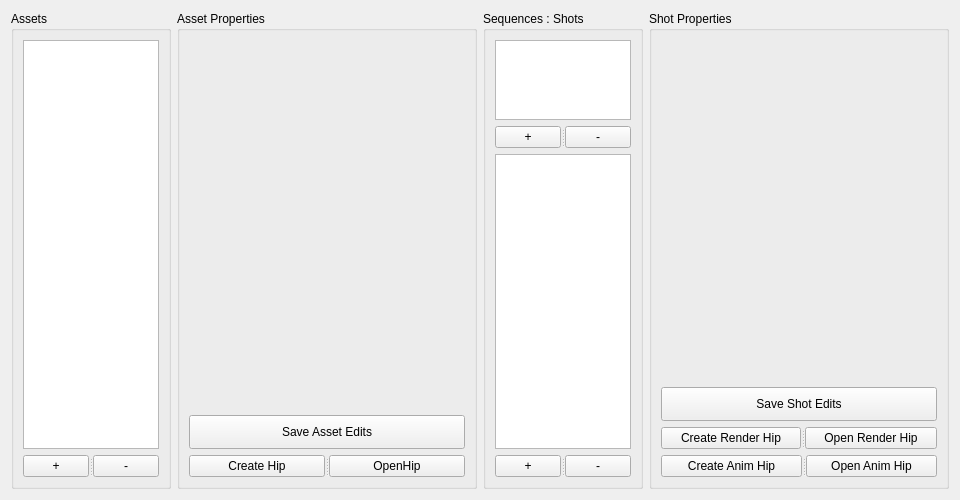
<?xml version="1.0" encoding="UTF-8"?>
<ui version="4.0">
 <class>PM</class>
 <widget class="QWidget" name="PM">
  <property name="geometry">
   <rect>
    <x>0</x>
    <y>0</y>
    <width>960</width>
    <height>500</height>
   </rect>
  </property>
  <property name="windowTitle">
   <string>Project Manager</string>
  </property>
  <layout class="QHBoxLayout" name="horizontalLayout">
   <item>
    <widget class="QGroupBox" name="groupBox">
     <property name="maximumSize">
      <size>
       <width>160</width>
       <height>16777215</height>
      </size>
     </property>
     <property name="title">
      <string>Assets</string>
     </property>
     <layout class="QVBoxLayout" name="verticalLayout">
      <item>
       <widget class="QListWidget" name="lis_assets">
        <property name="selectionMode">
         <enum>QAbstractItemView::ExtendedSelection</enum>
        </property>
       </widget>
      </item>
      <item>
       <widget class="QSplitter" name="splitter">
        <property name="orientation">
         <enum>Qt::Horizontal</enum>
        </property>
        <widget class="QPushButton" name="btn_assetAdd">
         <property name="text">
          <string>+</string>
         </property>
        </widget>
        <widget class="QPushButton" name="btn_assetDel">
         <property name="text">
          <string>-</string>
         </property>
        </widget>
       </widget>
      </item>
     </layout>
    </widget>
   </item>
   <item>
    <widget class="QGroupBox" name="box_propAsset">
     <property name="minimumSize">
      <size>
       <width>0</width>
       <height>0</height>
      </size>
     </property>
     <property name="maximumSize">
      <size>
       <width>300</width>
       <height>16777215</height>
      </size>
     </property>
     <property name="title">
      <string>Asset Properties</string>
     </property>
     <layout class="QVBoxLayout" name="verticalLayout_3">
      <item>
       <layout class="QVBoxLayout" name="assetLayout"/>
      </item>
      <item>
       <spacer name="verticalSpacer">
        <property name="orientation">
         <enum>Qt::Vertical</enum>
        </property>
        <property name="sizeHint" stdset="0">
         <size>
          <width>20</width>
          <height>40</height>
         </size>
        </property>
       </spacer>
      </item>
      <item>
       <widget class="QPushButton" name="btn_saveAsset">
        <property name="minimumSize">
         <size>
          <width>0</width>
          <height>34</height>
         </size>
        </property>
        <property name="text">
         <string>Save Asset Edits</string>
        </property>
       </widget>
      </item>
      <item>
       <widget class="QSplitter" name="splitter_4">
        <property name="orientation">
         <enum>Qt::Horizontal</enum>
        </property>
        <widget class="QPushButton" name="btn_assetHipCreate">
         <property name="text">
          <string>Create Hip</string>
         </property>
        </widget>
        <widget class="QPushButton" name="btn_assetHipOpen">
         <property name="text">
          <string>OpenHip</string>
         </property>
        </widget>
       </widget>
      </item>
     </layout>
    </widget>
   </item>
   <item>
    <widget class="QGroupBox" name="groupBox_2">
     <property name="maximumSize">
      <size>
       <width>160</width>
       <height>16777215</height>
      </size>
     </property>
     <property name="title">
      <string>Sequences : Shots</string>
     </property>
     <layout class="QVBoxLayout" name="verticalLayout_2">
      <item>
       <widget class="QListWidget" name="lis_seq">
        <property name="maximumSize">
         <size>
          <width>16777215</width>
          <height>80</height>
         </size>
        </property>
        <property name="selectionMode">
         <enum>QAbstractItemView::ExtendedSelection</enum>
        </property>
       </widget>
      </item>
      <item>
       <widget class="QSplitter" name="splitter_2">
        <property name="orientation">
         <enum>Qt::Horizontal</enum>
        </property>
        <widget class="QPushButton" name="btn_seqAdd">
         <property name="text">
          <string>+</string>
         </property>
        </widget>
        <widget class="QPushButton" name="btn_seqDel">
         <property name="text">
          <string>-</string>
         </property>
        </widget>
       </widget>
      </item>
      <item>
       <widget class="QListWidget" name="lis_shots">
        <property name="selectionMode">
         <enum>QAbstractItemView::ExtendedSelection</enum>
        </property>
       </widget>
      </item>
      <item>
       <widget class="QSplitter" name="splitter_3">
        <property name="orientation">
         <enum>Qt::Horizontal</enum>
        </property>
        <widget class="QPushButton" name="btn_shotsAdd">
         <property name="text">
          <string>+</string>
         </property>
        </widget>
        <widget class="QPushButton" name="btn_shotsDel">
         <property name="text">
          <string>-</string>
         </property>
        </widget>
       </widget>
      </item>
     </layout>
    </widget>
   </item>
   <item>
    <widget class="QGroupBox" name="box_propShots">
     <property name="maximumSize">
      <size>
       <width>300</width>
       <height>16777215</height>
      </size>
     </property>
     <property name="title">
      <string>Shot Properties</string>
     </property>
     <layout class="QVBoxLayout" name="verticalLayout_4">
      <item>
       <layout class="QVBoxLayout" name="shotLayout"/>
      </item>
      <item>
       <spacer name="verticalSpacer_2">
        <property name="orientation">
         <enum>Qt::Vertical</enum>
        </property>
        <property name="sizeHint" stdset="0">
         <size>
          <width>20</width>
          <height>40</height>
         </size>
        </property>
       </spacer>
      </item>
      <item>
       <widget class="QPushButton" name="btn_saveShot">
        <property name="minimumSize">
         <size>
          <width>0</width>
          <height>34</height>
         </size>
        </property>
        <property name="text">
         <string>Save Shot Edits</string>
        </property>
       </widget>
      </item>
      <item>
       <widget class="QSplitter" name="splitter_5">
        <property name="orientation">
         <enum>Qt::Horizontal</enum>
        </property>
        <widget class="QPushButton" name="btn_shotHipRNDCreate">
         <property name="text">
          <string>Create Render Hip</string>
         </property>
        </widget>
        <widget class="QPushButton" name="btn_shotHipRNDOpen">
         <property name="text">
          <string>Open Render Hip</string>
         </property>
        </widget>
       </widget>
      </item>
      <item>
       <widget class="QSplitter" name="splitter_6">
        <property name="orientation">
         <enum>Qt::Horizontal</enum>
        </property>
        <widget class="QPushButton" name="btn_shotHipANMCreate">
         <property name="text">
          <string>Create Anim Hip</string>
         </property>
        </widget>
        <widget class="QPushButton" name="btn_shotHipANMOpen">
         <property name="text">
          <string>Open Anim Hip</string>
         </property>
        </widget>
       </widget>
      </item>
     </layout>
    </widget>
   </item>
  </layout>
 </widget>
 <resources/>
 <connections/>
</ui>
